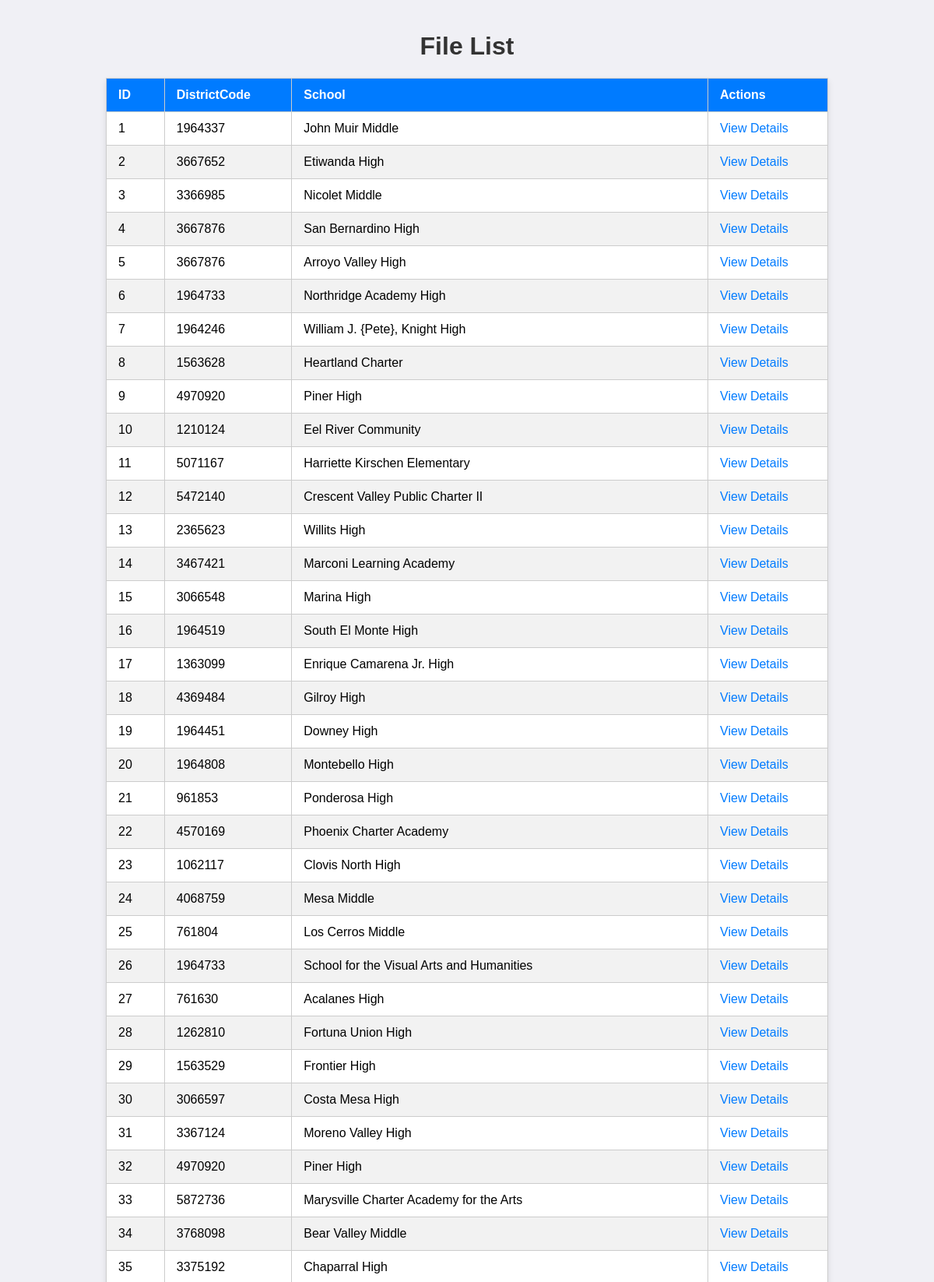
The page /files (signed in, upper part) on the database its author committed.
### file_model.py (models this page shows)
class File(db.Model):
    id = db.Column(db.Integer, primary_key=True)
    DistrictCode  = db.Column(db.String(100), nullable=False)
    SchoolCode  = db.Column(db.String(100), nullable=False)
    CountyName   = db.Column(db.String(100), nullable=False)
    DistrictName  = db.Column(db.String(100), nullable=False)
    SchoolName   = db.Column(db.String(100), nullable=False)
    ClassID    = db.Column(db.String(100), nullable=False)
    CourseCode   = db.Column(db.String(100), nullable=False)
    ClassCourseID   = db.Column(db.String(100), nullable=False)
    GradeLevelCode    = db.Column(db.String(100), nullable=False)
    GenderCode   = db.Column(db.String(100), nullable=False)
    EnrollNoEthRptd   = db.Column(db.String(100), nullable=False)
    EnrollAmInd    = db.Column(db.String(100), nullable=False)
    EnrollAsian   = db.Column(db.String(100), nullable=False)
    EnrollPacIsl    = db.Column(db.String(100), nullable=False)
    EnrollFilipino     = db.Column(db.String(100), nullable=False)
    EnrollHispanic    = db.Column(db.String(100), nullable=False)
    EnrollAfrAm    = db.Column(db.String(100), nullable=False)
    EnrollWhite     = db.Column(db.String(100), nullable=False)
    EnrollTwoOrMore    = db.Column(db.String(100), nullable=False)
    EnrollTotal     = db.Column(db.String(100), nullable=False)
    EnrollEl    = db.Column(db.String(100), nullable=False)
    GenderCode   = db.Column(db.String(100), nullable=False)
    Content = db.Column(db.Text, nullable=False)

### routes.py (the view)
    @app.route('/files')
    @login_required
    def file_list():
        files = File.query.all()  # In a real app, filter based on user access
        return render_template('file_list.html', files=files)

### app_factory.py (called while the page is built)
def create_app():
    app = Flask(__name__)
    app.config['SECRET_KEY'] = 'your_secret_key'
    app.config['SQLALCHEMY_DATABASE_URI'] = 'sqlite:///your_database.db'
    app.config['SQLALCHEMY_TRACK_MODIFICATIONS'] = False
    db.init_app(app)
    login_manager.init_app(app)
    from routes import register_routes
    register_routes(app)
    @login_manager.user_loader
    def load_user(user_id):
        return User.query.get(int(user_id))
    with app.app_context():
        db.create_all()
    return app

### user_model.py (called while the page is built)
    @property
    def is_authenticated(self):
        return True

### templates/file_list.html (shortened to what this page needs)
<!DOCTYPE html>
<html lang="en">
<head>
</head>
<body>
    <h1>File List</h1>
    <table>
        <thead>
            <tr>
                <th>ID</th>
                <th>DistrictCode</th>
                <th>School</th>
                <th>Actions</th>
            </tr>
        </thead>
        <tbody>
            {% for file in files %}
                <tr>
                    <td>{{ file.id }}</td>
                    <td>{{ file.DistrictCode }}</td>
                    <td>{{ file.SchoolName }}</td>
                    <td><a href="{{ url_for('view_file', file_id=file.id) }}">View Details</a></td>
                </tr>
            {% endfor %}
        </tbody>
    </table>
</body>
</html>

### templates/file_list.html (style rules this page uses)
body { font-family: Arial, sans-serif; background-color: #f0f0f5; margin: 0; padding: 20px; }
h1 { text-align: center; color: #333; }
table { width: 80%; margin: 20px auto; border-collapse: collapse; background-color: #fff; box-shadow: 0 4px 8px rgba(0, 0, 0, 0.1); }
table, th, td { border: 1px solid #ccc; }
th, td { padding: 12px 15px; text-align: left; }
th { background-color: #007bff; color: white; }
tr:nth-child(even) { background-color: #f2f2f2; }
a { color: #007bff; text-decoration: none; }

### rows shown on the page
File: id "1", DistrictCode "1964337", SchoolName "John Muir Middle"
File: id "2", DistrictCode "3667652", SchoolName "Etiwanda High"
File: id "3", DistrictCode "3366985", SchoolName "Nicolet Middle"
File: id "4", DistrictCode "3667876", SchoolName "San Bernardino High"
File: id "5", DistrictCode "3667876", SchoolName "Arroyo Valley High"
File: id "6", DistrictCode "1964733", SchoolName "Northridge Academy High"
File: id "7", DistrictCode "1964246", SchoolName "William J. {Pete}, Knight High"
File: id "8", DistrictCode "1563628", SchoolName "Heartland Charter"
File: id "9", DistrictCode "4970920", SchoolName "Piner High"
File: id "10", DistrictCode "1210124", SchoolName "Eel River Community"
File: id "11", DistrictCode "5071167", SchoolName "Harriette Kirschen Elementary"
File: id "12", DistrictCode "5472140", SchoolName "Crescent Valley Public Charter II"
File: id "13", DistrictCode "2365623", SchoolName "Willits High"
File: id "14", DistrictCode "3467421", SchoolName "Marconi Learning Academy"
File: id "15", DistrictCode "3066548", SchoolName "Marina High"
File: id "16", DistrictCode "1964519", SchoolName "South El Monte High"
File: id "17", DistrictCode "1363099", SchoolName "Enrique Camarena Jr. High"
File: id "18", DistrictCode "4369484", SchoolName "Gilroy High"
File: id "19", DistrictCode "1964451", SchoolName "Downey High"
File: id "20", DistrictCode "1964808", SchoolName "Montebello High"
File: id "21", DistrictCode "961853", SchoolName "Ponderosa High"
File: id "22", DistrictCode "4570169", SchoolName "Phoenix Charter Academy"
File: id "23", DistrictCode "1062117", SchoolName "Clovis North High"
File: id "24", DistrictCode "4068759", SchoolName "Mesa Middle"
File: id "25", DistrictCode "761804", SchoolName "Los Cerros Middle"
File: id "26", DistrictCode "1964733", SchoolName "School for the Visual Arts and Humanities"
File: id "27", DistrictCode "761630", SchoolName "Acalanes High"
File: id "28", DistrictCode "1262810", SchoolName "Fortuna Union High"
File: id "29", DistrictCode "1563529", SchoolName "Frontier High"
File: id "30", DistrictCode "3066597", SchoolName "Costa Mesa High"
File: id "31", DistrictCode "3367124", SchoolName "Moreno Valley High"
File: id "32", DistrictCode "4970920", SchoolName "Piner High"
File: id "33", DistrictCode "5872736", SchoolName "Marysville Charter Academy for the Arts"
File: id "34", DistrictCode "3768098", SchoolName "Bear Valley Middle"
File: id "35", DistrictCode "3375192", SchoolName "Chaparral High"
